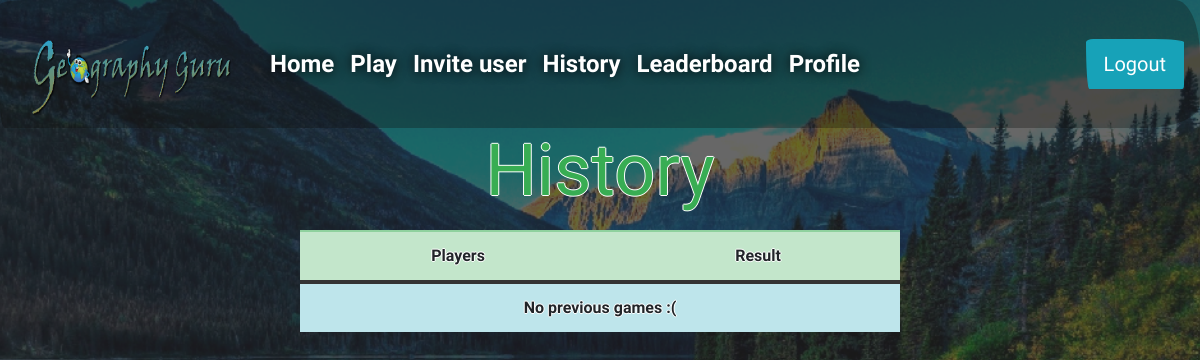
The app's page /history (signed in), older data.
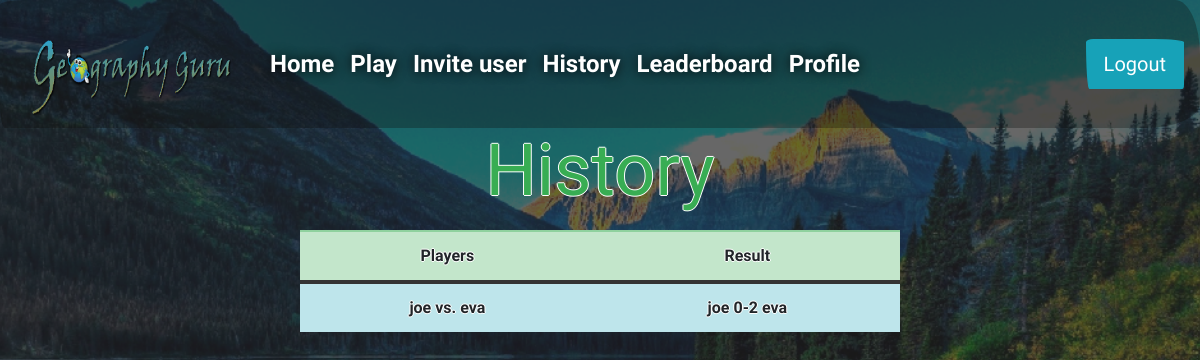
The same page, newer data.
### tables this page shows
CREATE TABLE 'games' ('game_id' integer PRIMARY KEY AUTOINCREMENT NOT NULL, 'player1_id' integer NOT NULL, 'player2_id' integer NOT NULL, 'questions' text NOT NULL, 'score' INTEGER NOT NULL DEFAULT 999, 'player1_name' text, 'player2_name' text, 'status' text NOT NULL DEFAULT 'starting');

### application.py (the view)
@app.route("/history", methods=["GET"])
@login_required
def history():
    session["score"] = 0
    session["finished"] = 0
    history = user_history(session.get("user_id"))
    for game in range(len(history)):
        matchup = find_matchup(history[game]["game_id"])
        history[game]["matchup"] = matchup[0]["player1_name"] + " vs. " + matchup[0]["player2_name"]
    return render_template("history.html", history=history)

### helpers.py (called while the page is built)
def login_required(f):
    @wraps(f)
    def decorated_function(*args, **kwargs):
        if session.get("user_id") is None:
            return redirect("/login")
        return f(*args, **kwargs)
    return decorated_function

def user_history(user_id):
    return db.execute("SELECT game_id, status FROM games WHERE (status != 'active' AND status != 'starting') AND (player1_id = :user_id OR player2_id = :user_id) ORDER BY game_id DESC LIMIT 10", user_id=session.get("user_id"))

def find_matchup(game_id):
    return db.execute("SELECT player1_name, player2_name FROM games WHERE game_id = :game_id", game_id=game_id)

### templates/history.html (shortened to what this page needs)
{% extends "layout.html" %}
{% block main %}
<b><label for="exampleTextarea"><h1 class="display-3">History</h1></label></b>
    <table class="table">
      <thead>
        <tr class="table-success">
          <th scope="col">Players</th>
          <th scope="col">Result</th>
        </tr>
      </thead>
      {% if history %}
          {% for game in history %}
            <tr class="table-info">
                <td>{{ game.matchup }}</td>
                <td>{{ game.status }}</td>
            </tr>
          {% endfor %}
        {% else %}
        <tr class="table-info">
          <td colspan="4">No previous games :(</td>
        </tr>
        {% endif %}
{% endblock %}

### templates/layout.html (shortened to what this page needs)
<!DOCTYPE html>
<html lang="en">
    <head>
        <link href="https://stackpath.bootstrapcdn.com/bootswatch/4.2.1/sketchy/bootstrap.min.css" rel="stylesheet">
        <link href="{{ url_for('static', filename='styles.css') }}" rel="stylesheet"/>
    </head>
    <body class="">
        <div class="">
            {% if session.user_id %}
            <nav class="navbar navbar-expand-lg navbar-dark" style="background-color: RGB(16,12,8, 0.3);">
            <a class="navbar-brand" href="{{ url_for('index') }}"><img src={{ url_for('static', filename = 'logo.png') }} width="200" height="70"></span></a>
            <div class="collapse navbar-collapse" id="navbarColor02">
              <ul class="navbar-nav mr-auto">
                <li class="nav-item active" action="{{ url_for('index') }}">
                  <a class="nav-link" href="{{ url_for('index') }}">Home<span class="sr-only">(current)</span></a>
                </li>
                <li class="nav-item">
                  <a class="nav-link" href="{{ url_for('instaplay') }}">Play</a>
                </li>
                <li class="nav-item">
                  <a class="nav-link" href="{{ url_for('find_game') }}">Invite user</a>
                </li>
                <li class="nav-item">
                  <a class="nav-link" href="{{ url_for('history') }}">History</a>
                </li>
                <li class="nav-item">
                  <a class="nav-link" href="{{ url_for('leaderboard') }}">Leaderboard</a>
                </li>
                <li class="nav-item">
                  <a class="nav-link" href="{{ url_for('profile') }}">Profile</a>
                </li>
              </ul>
              <form class="form-inline my-2 my-lg-0" action="{{ url_for('logout') }}">
                <button type="submit" class="btn btn-info btn-lg" id="logout">Logout</button>
              </form>
            </div>
            </nav>
            {% endif %}
                    </div>
            <main>
                {% block main %}{% endblock %}
            </main>
    </body>
</html>

### static/styles.css (style rules this page uses)
body { background-image: url("background3.png"); background-repeat: no-repeat; background-attachment: fixed; background-position: center; background-size: cover; text-align: center; color: black; font-weight: 600; text-shadow: -1px 0 white, 0 1px white, 1px 0 white, 0 -1px white; height: 100%; }
h1 { color: #38ad53; }
html, body { margin: 0; height: 100vh; overflow: hidden }
.display-3 { font-size: 4.5rem; font-weight: 300; line-height: 1.2; color: #38ad53; }
.navbar { min-height: 8rem; border: 0px solid #fff; text-align: center; }
.navbar-brand { padding: 0 15px; height: 80px; line-height: 100px; }
.navbar-brand img { height: 100%; }
@media (min-width: 768px) { .navbar-nav > li > a { padding-top: 26.5px; padding-bottom: 26.5px; line-height: 27px; font-size: 1.5rem; text-shadow: 0 0 12px black; } }
#logout { margin-left: auto; margin-right: auto; }
.table { border-radius: 5px; width: 50%; margin: 0px auto; float: none; }
a { color: #fff; text-decoration: underline; background-color: transparent; text-shadow: 0 0 0px black; }

Row changes from the older to the newer data that the page shows:
added games: matchup "joe vs. eva", status "joe 0-2 eva"
Text that changed along with them:
text no longer shown: "No previous games :("
